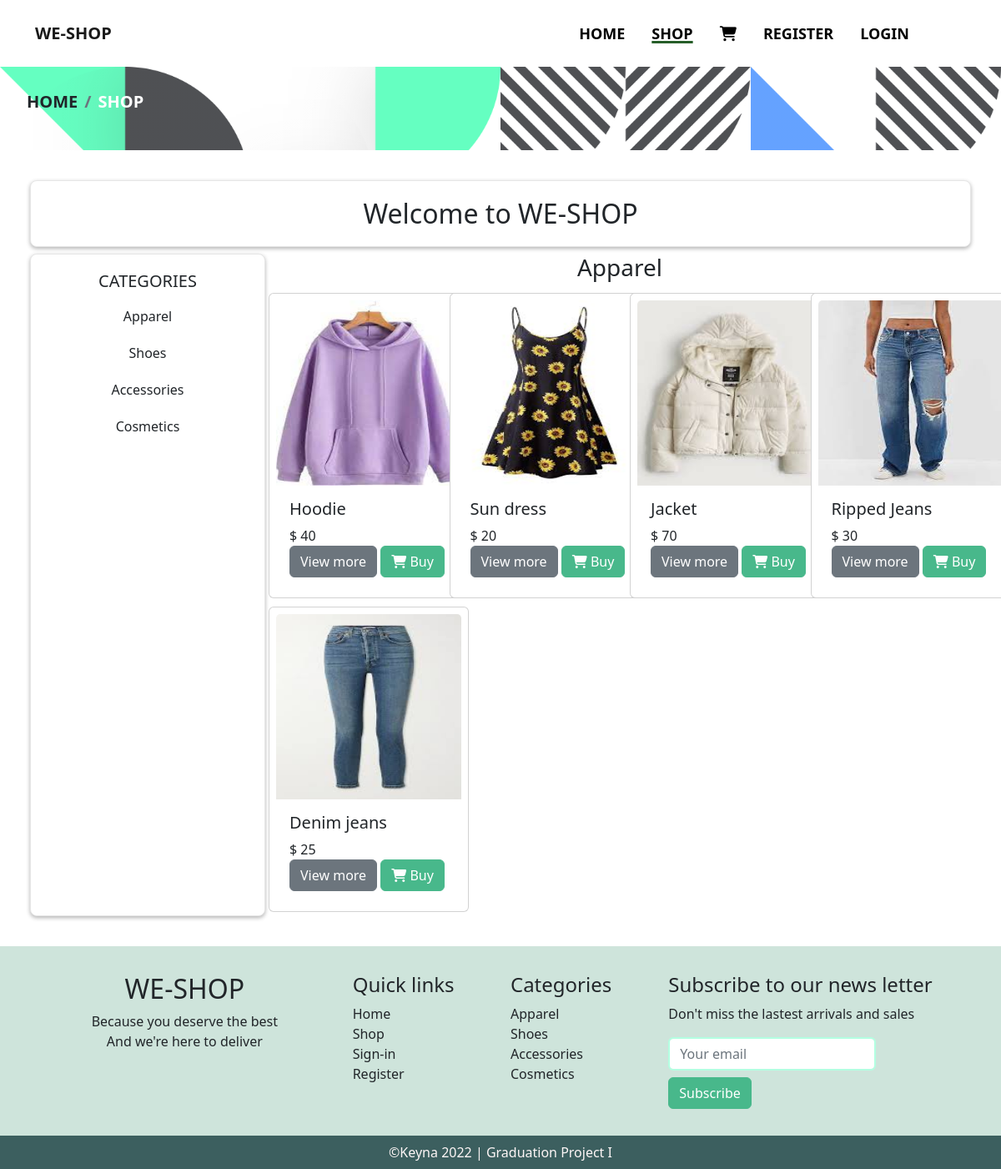
Before: /shop.php?cat=1 with the older database file.
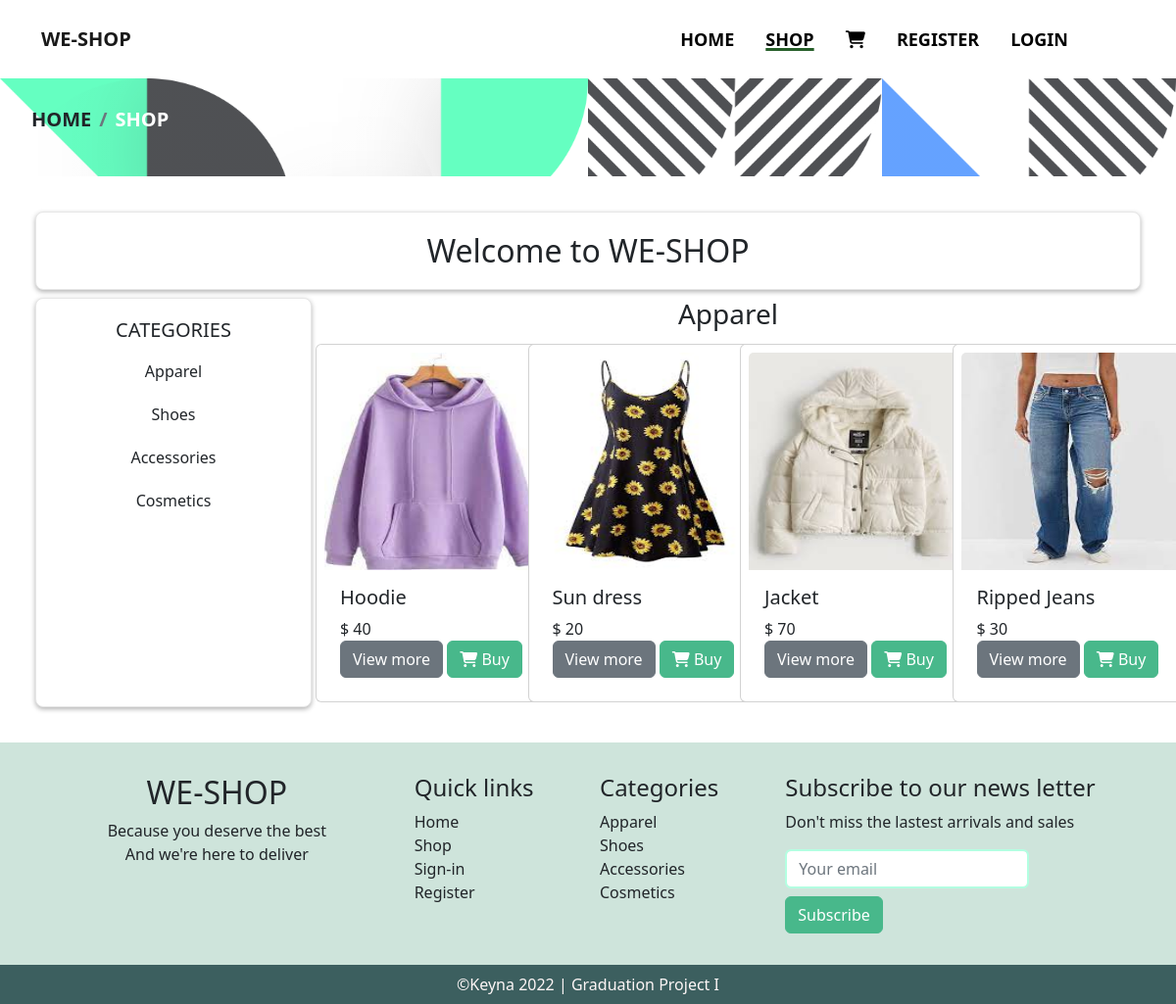
After: the same page with the newer database file.
### tables this page shows
CREATE TABLE `categories` (
  `cat_id` int(11) NOT NULL,
  `cat_name` varchar(255) NOT NULL
);

CREATE TABLE `product` (
  `pro_id` int(11) NOT NULL,
  `pro_name` varchar(255) NOT NULL,
  `product_img1` text NOT NULL,
  `product_img2` text NOT NULL,
  `description` text NOT NULL,
  `price` float NOT NULL,
  `cat_id` int(11) NOT NULL,
  `date` timestamp NOT NULL DEFAULT current_timestamp() ON UPDATE current_timestamp(),
  `keywords` text NOT NULL
);

### functions/functions.php (the view, shortened to what this page needs)
<?php
$db = mysqli_connect("localhost", "root", "", "we-shop");
function getCategory()
{
    global $db;
    $get_cat = "select * from categories";
    $run_cat = mysqli_query($db, $get_cat);
    while ($row_cat = mysqli_fetch_array($run_cat)) {
        $cat_id = $row_cat['cat_id'];
        $cat_name = $row_cat['cat_name'];
        echo "
            <li> <a href='shop.php?cat=$cat_id'> $cat_name </a></li>
        ";
    }
}
function product_per_category()
{
    global $db;
    if (isset($_GET['cat'])) {
        $cat_id = $_GET['cat'];
        $get_cat = "select * from categories where cat_id='$cat_id'";
        $run_cat = mysqli_query($db, $get_cat);
        $row_cat = mysqli_fetch_array($run_cat);
        $cat_id = $row_cat['cat_id'];
        $cat_name = $row_cat['cat_name'];
        $get_products = "select * from product where cat_id='$cat_id'";
        $run_products = mysqli_query($db, $get_products);
        $count = mysqli_num_rows($run_products);
        if ($count == 0) {
            echo "
                <div class='text-center'>
                <h3> $cat_name</h3>
                </div>
                <div class=' text-center pt-4'>
                    <h5> No products found in this category</h5>
                </div>
            ";
        } else {
            echo "
                <div class='text-center'>
                    <h3> $cat_name</h3>
                </div>
            ";
        }
        while ($row_product = mysqli_fetch_array($run_products)) {
            $pro_id = $row_product['pro_id'];
            $pro_name = $row_product['pro_name'];
            $pro_price = $row_product['price'];
            $pro_img1 = $row_product['product_img1'];
            echo "
            <div class='col-sm-6 col-md-6 col-lg-3'>
                <div class='card' style='width: 15rem;'>
                    <a href='product.php?pro_id=$pro_id'>
                    <img src='admin/product_image/$pro_img1' class='card-img-top' alt='' width='222' height='222'>
                    </a>
                    <div class='card-body'>
                        <a href='product.php?pro_id=$pro_id'>
                        <h5 class='card-title'>$pro_name</h5>
                        <p class='card-text'>$ $pro_price</p>
                        <a href='product.php?pro_id=$pro_id' class='btn btn-secondary'> View more </a>
                        <a href='product.php?pro_id=$pro_id' class='btn btn-primary'> <i class='fa-solid fa-cart-shopping'></i> Buy </a>
                    </div>
                </div>
            </div>
            ";
        }
    }
}

### shop.php (shortened to what this page needs)
<?php $active = 'Shop';
if (!isset($_SESSION['username'])) {
    include("includes/header.php");
} else include("users/includes/header.php");
?>
<div class="col-md-12 breadcrumb_style">
    <ul class="breadcrumb">
        <li class="breadcrumb-item"><a href="home.php"> Home</a></li>
        <li class="breadcrumb-item active"><a href="shop.php"> Shop</a></li>
    </ul>
</div>
<div class="shop">
    <h2 class='text-center box'>Welcome to WE-SHOP</h2>
    <div class="row gx-0">
        <div class="col-md-3 sidebar box">
            <h2 class="heading text-center">Categories</h2>
            <ul class="quick-links">
                <?php
                getCategory();
                ?>
            </ul>
        </div>
        <div class="col-md-9 ps-1">
            <div class="row">
                <?php product_per_category(); ?>
        </div>
    </div>
</div>
</div>
<?php
include("includes/footer.php")
?>
</body>
</html>

### includes/header.php (shortened to what this page needs)
<?php
include("functions/functions.php");
?>
<!DOCTYPE html>
<html lang="en">
<head>
    <link href="https://cdn.jsdelivr.net/npm/bootstrap@5.2.2/dist/css/bootstrap.min.css" rel="stylesheet" />
    <link rel="stylesheet" href="https://cdnjs.cloudflare.com/ajax/libs/font-awesome/6.2.1/css/all.min.css" />
    <link rel="stylesheet" href="https://cdnjs.cloudflare.com/ajax/libs/intl-tel-input/17.0.8/css/intlTelInput.css" />
    <link rel="stylesheet" href="style.css" />
</head>
<body>
    <nav class="navbar navbar-expand-lg">
        <div class="container">
            <a href="home.php" class="navbar-brand">WE-SHOP</a>
            <div class="collapse navbar-collapse" id="navbarSupportedContent">
                <ul class="navbar-nav">
                    <li class="nav-item px-2 ">
                        <a href="home.php" class="nav-link <?php if ($active == 'Home') echo "active" ?>">Home</a>
                    </li>
                    <li class="nav-item px-2">
                        <a href="shop.php" class="nav-link <?php if ($active == 'Shop') echo "active" ?>">Shop</a>
                    </li>
                    <li class="nav-item px-2">
                        <a href="cart.php" class="nav-link <?php if ($active == 'cart') echo "active" ?>">
                            <i class="fa-solid fa-cart-shopping"></i> <sup><?php cart_items(); ?></sup> </a>
                    </li>
                    <li class="nav-item px-2">
                        <a href="register.php" class="nav-link <?php if (isset($_SESSION['username'])) echo "active-session";
                                                                elseif ($active == "register") echo "active" ?>">Register</a>
                    </li>
                    <li class="nav-item px-2">
                        <a href="signin.php" class="nav-link <?php if (isset($_SESSION['username'])) echo "active-session";
                                                                elseif ($active == "signin") echo "active"
                                                                ?>">LOGIN</a>
                    </li>
                    <li class="nav-item px-2">
                    </li>
                    <li class="nav-item px-2">
                    </li>
                </ul>
            </div>
        </div>
    </nav>

### includes/footer.php
<footer>
    <div class="footer-row row">
        <div class="col-lg-4 col-md-4 col-sm-4 text-center">
            <h2>WE-SHOP</h2>
            <p>
                Because you deserve the best <br />
                And we're here to deliver
            </p>
        </div>
        <div class="col-lg-2 col-md-2 col-sm-2">
            <h4>Quick links</h4>
            <ul class="quick-links">
                <li>
                    <a href="home.php">Home</a>
                </li>
                <li>
                    <a href="shop.php">Shop</a>
                </li>
                <li class="<?php if (isset($_SESSION['username'])) echo "active-session";
                            ?>">
                    <a href="signin.php">Sign-in</a>
                </li>
                <li class="<?php if (isset($_SESSION['username'])) echo "active-session";
                            ?>">
                    <a href="register.php">Register</a>
                </li>
            </ul>
        </div>
        <div class="col-lg-2 col-md-2 col-sm-2">
            <h4>Categories</h4>
            <ul class="quick-links">
                <?php
                getCategory();
                ?>
            </ul>
        </div>
        <div class="col-lg-4 col-md-4 col-sm-4">
            <h4>Subscribe to our news letter</h4>
            <p>Don't miss the lastest arrivals and sales</p>
            <form action="" method="post">
                <input class="form-control" type="email" name="email" placeholder="Your email" />
                <span><input class="btn btn-primary mt-2" type="submit" name="submit" value="Subscribe"></span>
            </form>
        </div>
    </div>
    <div class="row copyright">
        <div class="col-md-12 text-center py-2">
            &copy;Keyna 2022 | Graduation Project I
        </div>
    </div>
</footer>

### style.css (style rules this page uses)
nav { height: 10vh; }
.container { margin-top: 1rem; margin-bottom: 1rem; }
.navbar-nav { margin-left: 10em; }
.navbar-collapse { justify-content: flex-end; margin-right: 1.25rem; }
.navbar-brand { font-weight: 700; }
.navbar-nav .nav-item .nav-link { text-transform: uppercase; color: #000; font-weight: 600; font-size: 1.125rem; }
.copyright { color: rgb(253, 246, 246); background-color: rgb(60, 95, 95); }
.footer-row { padding: 2em; background-color: rgb(206, 228, 219); }
footer .row { margin: 0; }
.quick-links { list-style: none; padding-left: 0; }
.form-control { width: 70% !important; }
.heading { font-size: 20px; text-transform: uppercase; }
.box { background: #fff; border: solid 1px #e6e6e6; border-radius: 0.5rem; box-sizing: border-box; padding: 20px; box-shadow: 0px 2px 5px rgba(0, 0, 0, 0.3); }
.card { padding: 8px; margin: 5px auto; max-height: 366px; }
.breadcrumb_style { display: flex; align-items: center; padding-left: 2rem; text-transform: uppercase; font-size: 20px; width: 100%; height: 6.25rem; background-image: linear-gradient( rgba(255, 255, 255, 0.2), rgba(255, 255, 255, 0.2) ), url("images/1670496936009.png"); background-repeat: no-repeat; background-size: cover; }
.breadcrumb-item.active { color: white; }
.breadcrumb-item { font-weight: 600; }
.shop { margin: 1.25rem; padding: 1rem; }
.sidebar ul li { padding: 0.625rem; text-align: center; }
a { text-decoration: none; color: inherit; }
form input.form-control { border: 2px solid #b3ffe1; }
form { border-radius: 0.5rem; }
.nav-link.active { text-decoration: underline 3px solid rgb(38, 94, 41) !important; }
.btn-primary { color: white; background-color: #48b88b; border-color: #48b88b; }

Changed rows visible on the page:
removed product: product_img1 (picture), pro_name "Denim jeans", price "25"
